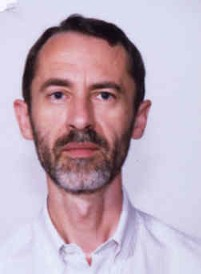
#> input picture lezione-4/vevvi.jpg, 201 x 274 px
$ jupyter execute --allow-errors lezione-4.ipynb   (shell and % lines are left out)
#> lines starting #> are read from the running program, lines starting #| are printed output that depends on the picture
# Lezione 4 - Librerie (deprecated)

Le librerie sono una collezione di risorse \\
Perchè ci servono? \\

[cell 1]
Stocks = [[7.558, 7.518, 7.61, 7.55, 7.392, 7.555, 7.495, 7.663, 7.612, 7.671, 7.59, 7.627, 7.575, 7.401, 7.42, 7.25, 7.362, 7.431, 7.363, 7.32, 7.465, 7.488, 7.431, 7.442, 7.459],
[7.809, 7.774, 7.666, 7.696, 7.623, 7.75, 7.542, 7.654, 7.609, 7.597, 7.475, 7.607, 7.674, 7.633, 7.413, 6.97, 7.083, 6.969, 6.82, 6.677, 6.855, 6.687, 6.685, 6.484, 6.472],
[163.05, 162.85, 165.4, 161.85, 160.7, 162.6, 161.25, 160.8, 160.05, 162.1, 161.65, 162.35, 160.7, 160.55, 159.9, 154.8, 156.35, 156.45, 157.05, 154.9, 157.2, 156.25, 157.05, 157, 155],
[1.8012, 1.804, 1.7892, 1.7758, 1.7706, 1.7938, 1.7604, 1.7934, 1.8004, 1.776, 1.7768, 1.7706, 1.7546, 1.7404, 1.72, 1.632, 1.6424, 1.6132, 1.608, 1.5806, 1.6242, 1.6124, 1.6054, 1.5854, 1.5858]]

[cell 2]
Stocks_Mean = [sum(st)/len(st) for st in Stocks]
Stocks_Std = [(sum([(st - stm[1])**2 for st in stm[0]])/(len(stm[0])-1))**0.5 for stm in zip(Stocks,Stocks_Mean)]
Correlations = [[sum([(Stocks[i][k]-Stocks_Mean[i])*(Stocks[j][k]-Stocks_Mean[i]) for k in range(len(Stocks[0]))])/(len(Stocks[0])-1)/Stocks_Std[i]/Stocks_Std[j] for i in range(len(Stocks))] for j in range(len(Stocks))]

print("Means: ")
print(*Stocks_Mean)
print("Stds: ")
print(*Stocks_Std)
print("Corrs: ")
print(*Correlations, sep = "\n")

[cell 3]
import numpy as np
Stocks_Mean = np.mean(Stocks)
Stocks_Std = np.std(Stocks)
Correlations = np.corrcoef(Stocks)

print("Means: ")
print(Stocks_Mean)
print("Stds: ")
print(Stocks_Std)
print("Corrs: ")
print(Correlations)

In Python sono organizzate tramite **moduli**. \\
Un modulo è un file che contiene codice python: può contenere funzioni, classi e variabili. \\
Come importare un modulo:

[cell 4]
import numpy # L'oggetto "numpy" conterrà il modulo numpy
media = numpy.mean([3,6,2009])
print(media-6)

[cell 5]
import numpy as np # L'oggetto "np" conterrà il modulo numpy
media = np.mean([3,6,2009])
print(media-6)

[cell 6]
from numpy import mean # Importiamo solo l'elemento "mean" di numpy
media = mean([3,6,2009])
print(media-6)

[cell 7]
from numpy import * # Importa tutto (sconsiglio)
media = mean([3,6,2009])
media = std([3,6,2009])
print(media-6)

[cell 8]
print(*dir(np),sep="\n")

# Numpy

## Basi

[cell 9]
import numpy # L'oggetto "numpy" conterrà il modulo numpy
media = numpy.mean([3,6,2009])
print(media)

[cell 10]
import numpy as np # L'oggetto "np" conterrà il modulo numpy
media = np.mean([3,6,2009])
print(media)

[cell 11]
from numpy import mean # Importiamo solo l'elemento "mean" di numpy
media = mean([3,6,2009])
print(media)

[cell 12]
from numpy import * # Importa tutto (sconsiglio)
media = mean([3,6,2009])
sd = std([3,6,2009])
print(media, sd)

[cell 13]
data = [1, 2, 3, 4, 5]
print(data)
print(type(data))

[cell 14]
import numpy as np
import matplotlib.pyplot as plt
import pandas as pd

[cell 15]
data_np = np.array(data)
print(data_np)
print(type(data_np))
print(type(data_np[0]))

Diversamente dalle liste, gli array di NumPy devono contenere elementi dello stesso tipo. Se i tipi non sono uguali, viene tentato un upcast.

[cell 16]
data_np2 = np.array(data, dtype= np.float32)
print(data_np2)
print(type(data_np2))
print(type(data_np2[0]))

[cell 17]
np.random.seed(42)

x = np.random.randint(10, size=6)
x

[cell 18]
x[1] # secondo elemento

[cell 19]
x[-1]  # ultimo elemento

[cell 20]
x[:3]  # primi 3 elementi

[cell 21]
x[:-2]  # tutti tranne gli ultimi due

[cell 22]
x[1:3]  # dal secondo al terzo (gli intervalli sono sempre del tipo [,) secondo estremo escluso)

[cell 23]
np.random.seed(42)

x2 = np.random.random(size=(3,4))
x2

[cell 24]
x2[0, 0] # subset con una tupla

[cell 25]
x2[0, 1] = 1
x2

[cell 26]
x2[:2, :3]  # due righe, tre colonne

[cell 27]
x2[:, 1]  # seconda colonna

[cell 28]
x2[1]  # seconda riga

[cell 29]
x2[1,:]  # seconda riga

<font color='red'>IMPORTANTE!</font>

Quando si prende un subarray, non si ottiene una copia come nel caso delle liste, bensì una VIEW. Vediamo in pratica cosa succede se modifichiamo un subarray!

[cell 30]
x2[:2,1:]

[cell 31]
x2[:2,1:] = 4
x2

UTILE per big data -> non lavoro su tutti i dati, ma solo su alcuni pezzi.

[cell 32]
a = np.zeros(5) # Array di soli zeri
print(a)

[cell 33]
b = np.ones((1,2))  # Array di soli uni
print(b)

[cell 34]
c = np.full((2,2), 7)  # Array costante
print(c)

[cell 35]
d = np.eye(2) # Matrice identità
print(d)

[cell 36]
e = np.empty(3) # brutta roba -> cosa ci sarà dentro?
print(e)

print(type(e[0]))
print(e.dtype)

| Data type	    | Description |
|---------------|-------------|
| ``bool_``     | Boolean (True or False) stored as a byte |
| ``int_``      | Default integer type (same as C ``long``; normally either ``int64`` or ``int32``)|
| ``intc``      | Identical to C ``int`` (normally ``int32`` or ``int64``)|
| ``intp``      | Integer used for indexing (same as C ``ssize_t``; normally either ``int32`` or ``int64``)|
| ``int8``      | Byte (-128 to 127)|
| ``int16``     | Integer (-32768 to 32767)|
| ``int32``     | Integer (-2147483648 to 2147483647)|
| ``int64``     | Integer (-9223372036854775808 to 9223372036854775807)|
| ``uint8``     | Unsigned integer (0 to 255)|
| ``uint16``    | Unsigned integer (0 to 65535)|
| ``uint32``    | Unsigned integer (0 to 4294967295)|
| ``uint64``    | Unsigned integer (0 to 18446744073709551615)|
| ``float_``    | Shorthand for ``float64``.|
| ``float16``   | Half precision float: sign bit, 5 bits exponent, 10 bits mantissa|
| ``float32``   | Single precision float: sign bit, 8 bits exponent, 23 bits mantissa|
| ``float64``   | Double precision float: sign bit, 11 bits exponent, 52 bits mantissa|
| ``complex_``  | Shorthand for ``complex128``.|
| ``complex64`` | Complex number, represented by two 32-bit floats|
| ``complex128``| Complex number, represented by two 64-bit floats|

## Concatenate, Split, Reshape, Broadcast

[cell 37]
x = np.array([1, 2, 3])
y = np.array([3, 2, 1])
xy = np.concatenate([x, y])
print(xy)

[cell 38]
np.split(xy,2)

[cell 39]
np.split(xy,(2,4))

[cell 40]
dd = np.reshape(d, (4,))
print(dd)
# Non va a modificare le dimensioni originali
print(d)

[cell 41]
np.reshape(d, (4,1))

[cell 42]
v = np.reshape(d, (4,1))
v = v + 1
w = np.reshape(d, (1,4))
w = w + 1

print(v)
print(v*v)
print(w*w)

[cell 43]
w == v # argh, attenzione -> broadcast

[cell 44]
w == v.T

[cell 45]
try:
    if w == v.T:
        print('equal')
except ValueError:
    print('Babbo non si fa così, "The truth value of an array with more than one element is ambiguous. Use a.any() or a.all()"')

[cell 46]
if (w == v.T).all:
    print('equal')

[cell 47]
print(v.shape)
print(w.shape)

print((v + w).shape)
print((v*w).shape)

[cell 48]
p1 = np.ones((5,1))
p2 = np.ones((5,))

print(p1, '\n\n', p2, '\n\n', p1 + p2)

[cell 49]
p1 = np.ones((5,1))
p2 = np.ones((5,))

p1 = p1.reshape((5,))

print(p1, '\n\n', p2, '\n\n', p1 + p2)

## Ndarray with N>2

[cell 50]
np.reshape(d, (2,1,2))

[cell 51]
x3 = np.random.randint(10, size=(3, 4, 5))
x3

[cell 52]
x3[0]

[cell 53]
print("Ndim: ", x3.ndim)
print("Shape:", x3.shape)
print("Size: ", x3.size)

[cell 54]
x3[:,0,1]

[cell 55]
img = plt.imread("vevvi.jpg")
#> img is the input picture: shape (274, 201, 3); mean R, G, B 190.5, 170.5, 185.3

# Potrebbe essere necessario fare
#!pip install pillow
# per runnare questa cella

[cell 56]
type(img)

[cell 57]
img.shape
#> Out = (274, 201, 3)

[cell 58]
plt.imshow(img)

[cell 59]
plt.imshow(img[:,:,0])
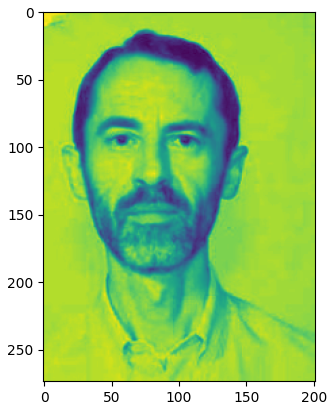
#> figure drawn by matplotlib, 1 panel

[cell 60]
img2 = img.copy()
img2[:,:,1] = 0
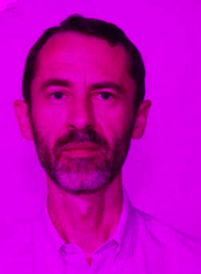
#> img2: shape (274, 201, 3); mean R, G, B 190.5, 0, 185.3
img2[:,:,2] = 0
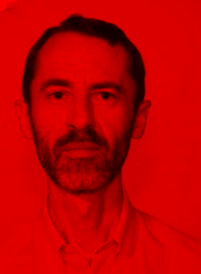
#> img2: shape (274, 201, 3); mean R, G, B 190.5, 0, 0
plt.imshow(img2)

## Efficienza

[cell 61]
# In tempo!
lista = list(np.arange(10000))
np_array = np.arange(10000)


lista = [i+2 for i in lista]

[cell 62]
np_array += 2

[cell 63]
# In memoria!

from pympler.asizeof import asizeof

length = []
length2 = []
#> (the rest of this cell did not finish here and is left out)

[cell 64]
import matplotlib.pyplot as plt

list_sizes = plt.plot([i[0] for i in length], label = 'List size')
np_sizez = plt.plot([i[1] for i in length], label = 'Numpy size')
plt.legend()
plt.title('Comparison of list vs numpy size in memory')
plt.show()
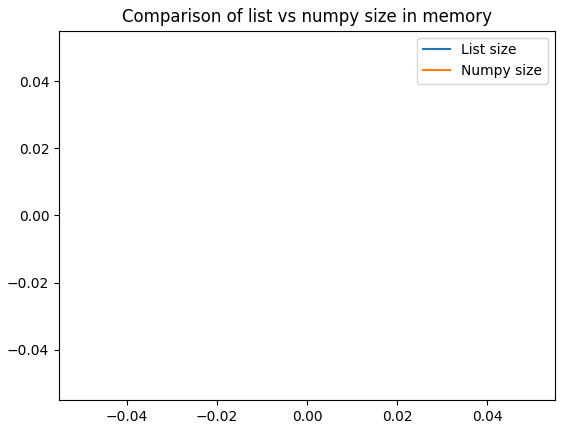
#> figure drawn by matplotlib, 1 panel

## Funzioni varie

[cell 65]
Stocks = [[7.558, 7.518, 7.61, 7.55, 7.392, 7.555, 7.495, 7.663, 7.612, 7.671, 7.59, 7.627, 7.575, 7.401, 7.42, 7.25, 7.362, 7.431, 7.363, 7.32, 7.465, 7.488, 7.431, 7.442, 7.459],
[7.809, 7.774, 7.666, 7.696, 7.623, 7.75, 7.542, 7.654, 7.609, 7.597, 7.475, 7.607, 7.674, 7.633, 7.413, 6.97, 7.083, 6.969, 6.82, 6.677, 6.855, 6.687, 6.685, 6.484, 6.472],
[163.05, 162.85, 165.4, 161.85, 160.7, 162.6, 161.25, 160.8, 160.05, 162.1, 161.65, 162.35, 160.7, 160.55, 159.9, 154.8, 156.35, 156.45, 157.05, 154.9, 157.2, 156.25, 157.05, 157, 155],
[1.8012, 1.804, 1.7892, 1.7758, 1.7706, 1.7938, 1.7604, 1.7934, 1.8004, 1.776, 1.7768, 1.7706, 1.7546, 1.7404, 1.72, 1.632, 1.6424, 1.6132, 1.608, 1.5806, 1.6242, 1.6124, 1.6054, 1.5854, 1.5858]]

[cell 66]
Stocks_Mean = [sum(st)/len(st) for st in Stocks]
Stocks_Std = [(sum([(st - stm[1])**2 for st in stm[0]])/(len(stm[0])-1))**0.5 for stm in zip(Stocks,Stocks_Mean)]
Correlations = [[sum([(Stocks[i][k]-Stocks_Mean[i])*(Stocks[j][k]-Stocks_Mean[i]) for k in range(len(Stocks[0]))])/(len(Stocks[0])-1)/Stocks_Std[i]/Stocks_Std[j] for i in range(len(Stocks))] for j in range(len(Stocks))]

print("Means: ")
print(*Stocks_Mean)
print("Stds: ")
print(*Stocks_Std)
print("Corrs: ")
print(*Correlations, sep = "\n")

[cell 67]
Stocks_Mean = np.mean(Stocks) #ahiahiahi errore!
Stocks_Std = np.std(Stocks)
Correlations = np.corrcoef(Stocks)

print("Means: ")
print(Stocks_Mean)
print("Stds: ")
print(Stocks_Std)
print("Corrs: ")
print(Correlations)

[cell 68]
Stocks_Mean = np.mean(Stocks, axis = 1)
Stocks_Std = np.std(Stocks, axis = 1)
Correlations = np.corrcoef(Stocks)

print("Means: ")
print(Stocks_Mean)
print("Stds: ")
print(Stocks_Std)
print("Corrs: ")
print(Correlations)

[cell 69]
s = np.array(Stocks)

[cell 70]
Stocks_Std = [(sum([(st - stm[1])**2 for st in stm[0]])/(len(stm[0])-1))**0.5 for stm in zip(Stocks,Stocks_Mean)]
Stocks_Std = np.std(Stocks, axis = 1)
Stocks_Std = np.std(s, axis = 1)

## Esempio statistico

[cell 71]
n = 1000

e = np.random.normal(loc = 0, scale = 1, size = (n,))  # Array con valori random
#print(e)

f = np.random.multivariate_normal(np.zeros(n), cov = np.eye(n))
#print(f)

[cell 72]
plt.plot(e, '.', label = 'Normal 1D')
plt.plot(f, '.', label = 'Multivariate Normal')
# ci interessa davvero vedere questo?
plt.legend()
plt.show()
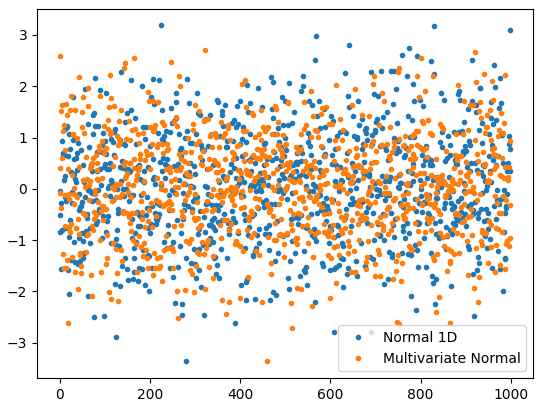
#> figure drawn by matplotlib, 1 panel; curve peaks at x = 224, y = 3.19; curve peaks at x = 323, y = 2.7

[cell 73]
from scipy.stats import norm

n_bins = 13
x = np.linspace(-4, 4, 100)

fig, axs = plt.subplots(1, 3, sharey=True, figsize = (17,4))
axs[0].hist(e, density = True, label = 'Simulated Normal 1D', bins = n_bins)
axs[0].legend(loc = 'upper left')
#plt.hist(f, density = True)

axs[1].plot(x, norm.pdf(x, 0,1), 'orange', label = 'Normal PDF' )
axs[1].legend(loc = 'best')

axs[2].hist(e, density = True, label = 'Simulated Normal 1D', bins = n_bins*2)
axs[2].plot(x, norm.pdf(x, 0,1), 'orange', label = 'Normal PDF' )
axs[2].legend(loc = 2)

plt.savefig('plotinutile.png')
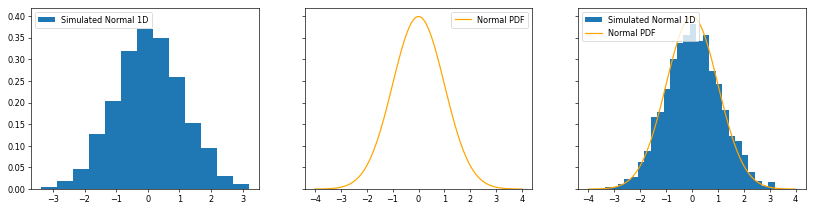
#> figure drawn by matplotlib, 3 panels; panel 1: tallest bar 0.369 high, from x = -0.34 to 0.163
plt.show()

[cell 74]
from scipy.stats import probplot

probplot(e, dist="norm", plot=plt)
plt.show()
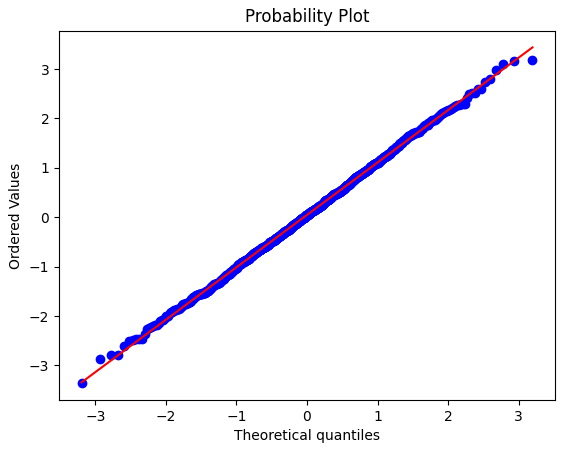
#> figure drawn by matplotlib, 1 panel; curve peaks at x = 3.2, y = 3.19; curve peaks at x = 3.2, y = 3.44

[cell 75]
from scipy.stats import shapiro

shapiro(e)[1]

[cell 76]
from scipy.stats import bartlett, ttest_ind

bartlett(e,f)

#> (a cell that did not finish here is left out)

[cell 78]
ttest_ind(e, f, equal_var=True)

## Esempio calcolistico

[cell 79]
from scipy.integrate import odeint # per codice nuovo meglio solve_ivp

def SIR(z, t, beta, gamma):

    S, I, R = z

    beta = beta[int(t)]
    gamma = gamma [int(t)]
    dS = - beta * I * S / N
    dI = beta * I * S / N - gamma * I
    dR = gamma * I

    return [dS, dI, dR]

def plot_traj(trajectories, width = 1.):
    x1 = trajectories[:,0]
    x2 = trajectories[:,1]
    x3 = trajectories[:,2]
    s = plt.plot(x1, linewidth = width, label = 'Susceptible')
    i = plt.plot(x2, linewidth = width, label = 'Infected')
    r = plt.plot(x3, linewidth = width, label = 'Removed')
    plt.legend(bbox_to_anchor=(1.05, 1), loc='upper left', borderaxespad=0.)
    if len(beta)==1:
        plt.title('Simulation with R0 = %f' %R0 )
    else:
        plt.title('Simulation with varying R0')

[cell 80]
data_size = 100
N = 10000
infected_0 = 100

beta = 0.3
beta = 0.1

beta = 0.3 * np.random.random(100)
gamma = 0.1 * np.random.random(100)

beta = 0.2 * np.concatenate((1.2 * np.ones(20), 0.3 * np.ones(30), 1.2 * np.ones(20), 0.1 * np.ones(30)))

R0 = beta/gamma

[cell 81]
t_grid = np.linspace(0, data_size-1, data_size)
z0 = [N - infected_0, infected_0, 0] # condizioni iniziali
true_y = odeint(SIR, z0, t_grid, args=(beta, gamma))

[cell 82]
plot_traj(true_y, 1)
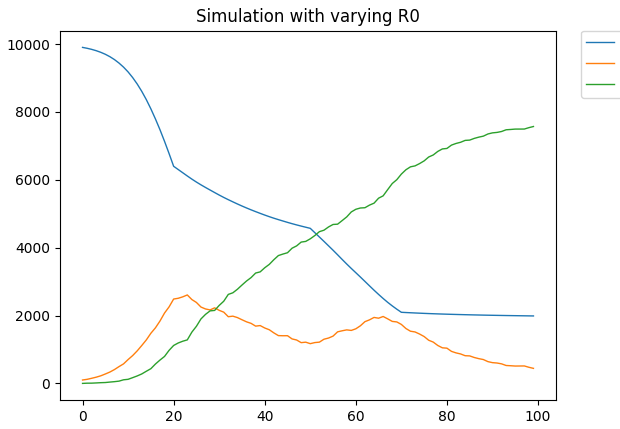
#> figure drawn by matplotlib, 1 panel; curve peaks at x = 0, y = 9900; curve peaks at x = 23, y = 2606.3; curve peaks at x = 99, y = 7569.1
